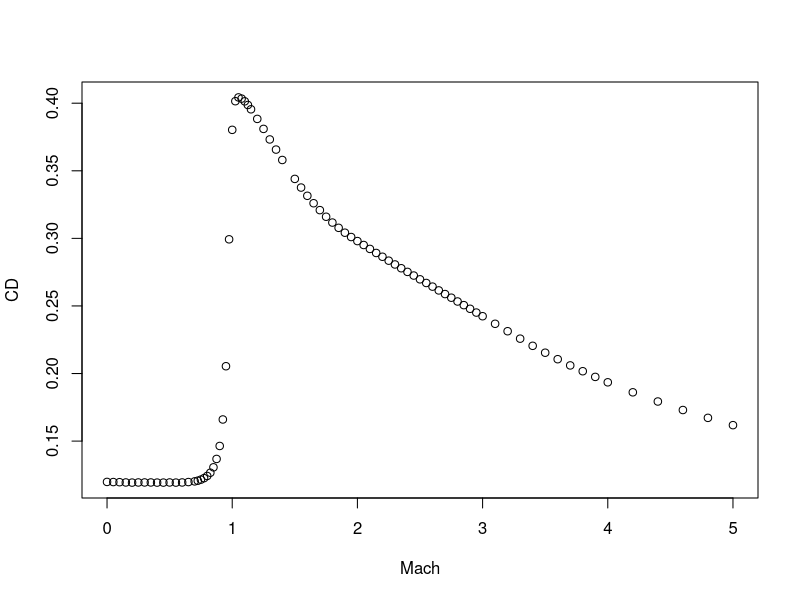
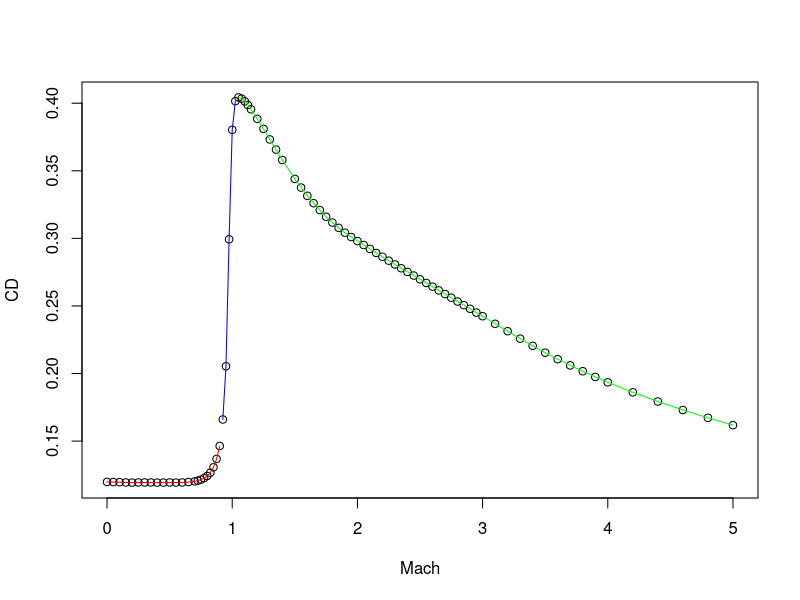
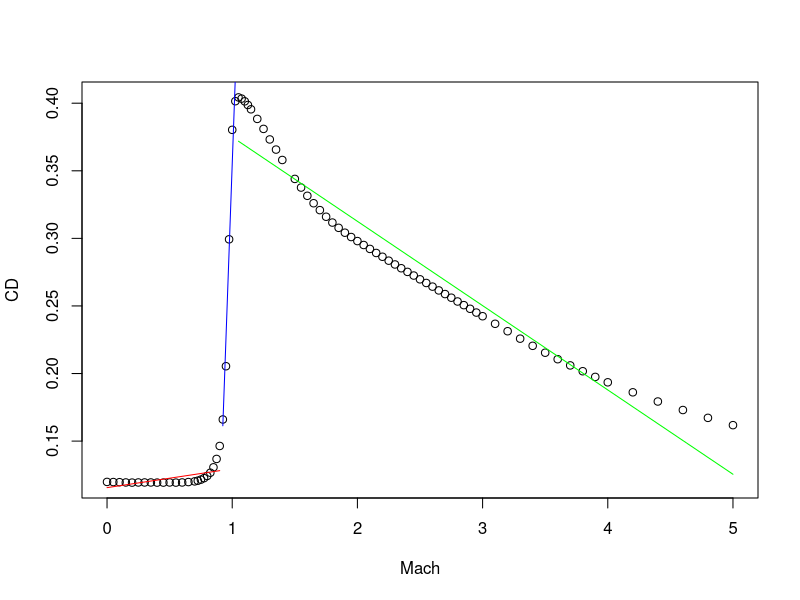
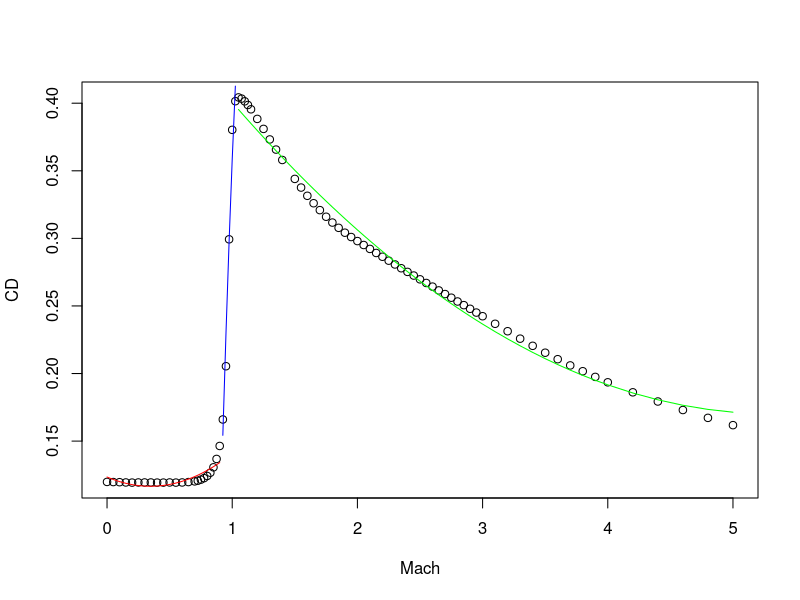
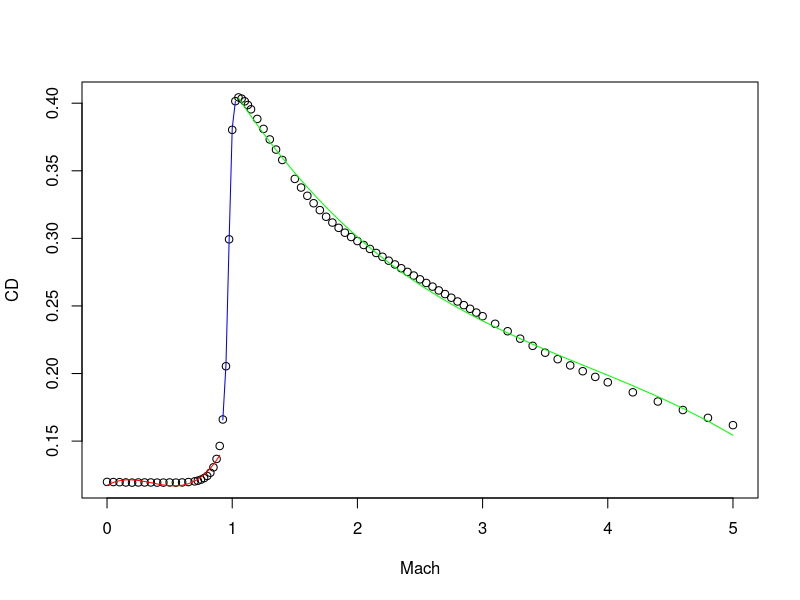
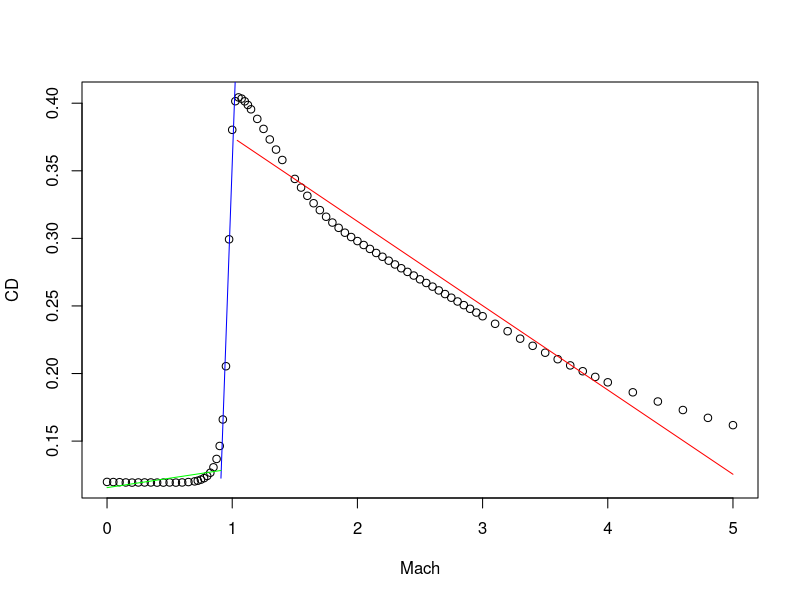
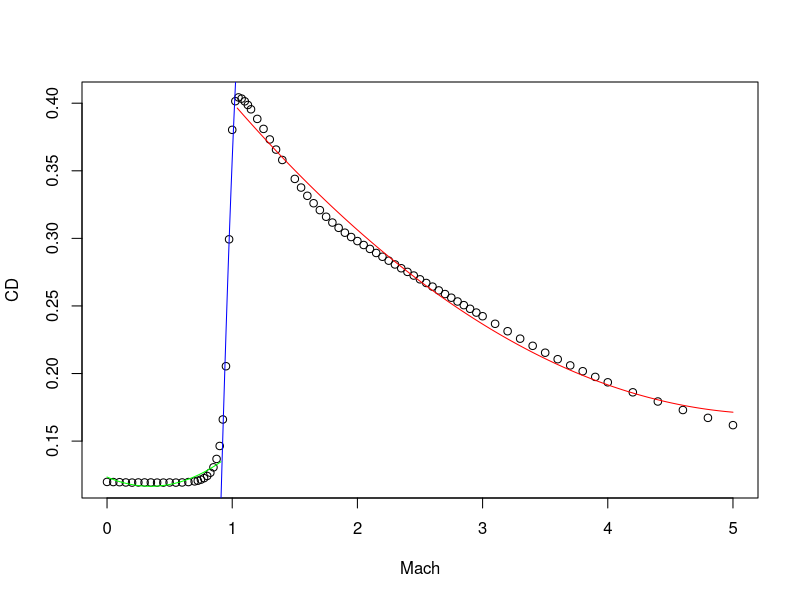
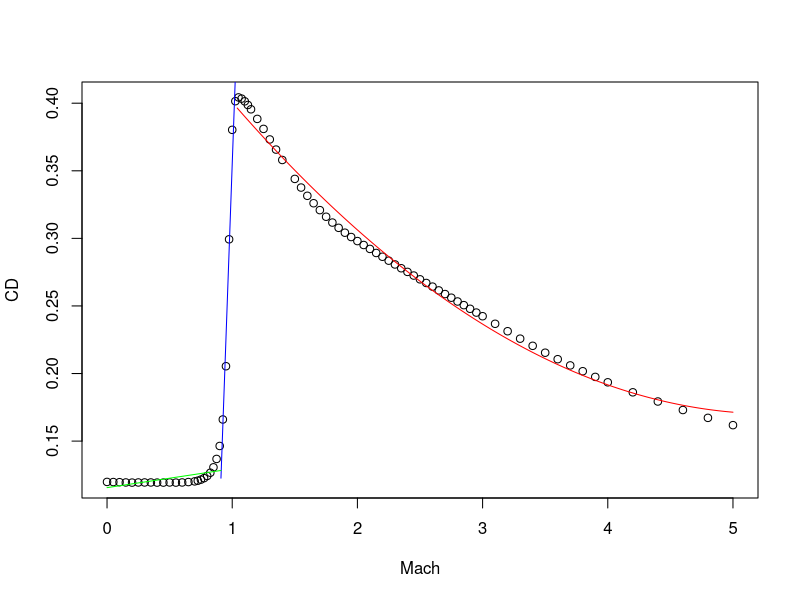

These charts were generated, in order, by the following R code:
## ---- chunk 1
tbl<-read.table("G7 Drag Coefficients.txt", header = TRUE)
## ---- chunk 2
plot(tbl)
## ---- chunk 3
subsonicLimit <- 0.91
supersonicLimit <- 1.04
subsonic<-tbl[tbl$Mach < subsonicLimit,]
transonic<-tbl[tbl$Mach >= subsonicLimit  & tbl$Mach <= supersonicLimit,]
supersonic<-tbl[tbl$Mach > supersonicLimit,]
plot(tbl)
lines(subsonic, col="red")
lines(transonic, col="blue")
lines(supersonic, col="green")
## ---- chunk 4
drawFit <- function(df, fit, color) {
  lines(unlist(df["Mach"]), predict(fit, df["CD"]), col=color)
}
polyFit <- function(df, order) {
  cd <- unlist(df["CD"])
  mach <- poly(unlist(df["Mach"]), order, raw=TRUE)
  lm(cd ~ mach)
}
drawPolyFit <- function(df, order, color) {
  drawFit(df, polyFit(df, order), color)
}
plotOrder <- function(order) {
  plot(tbl)
  drawPolyFit(subsonic, order, "red")
  drawPolyFit(transonic, order, "blue")
  drawPolyFit(supersonic, order, "green")
}
printEquation <- function(df, order) {
  cat("f(x)=")
  c=coef(polyFit(df, order))
  for(i in length(c):1){
    exponent = i-1;
    if (exponent > 1) {
      cat(sprintf("%fx^%g", c[i], i-1))
    } else if (exponent == 1) {
      cat(sprintf("%fx", c[i]))
    } else {
      cat(sprintf("%f", c[i]))
    }
    if(i != 1) {
      cat(" + ");
    }
  }
}
summarizeOrder <- function(order) {
  cat("Subsonic Summary\n")
  cat("----------------\n")
  print(summary(polyFit(subsonic, order)))
  cat("Transonic Summary\n")
  cat("-----------------\n")
  print(summary(polyFit(transonic, order)))
  cat("Supersonic Summary\n");
  cat("------------------\n")
  print(summary(polyFit(supersonic, order)))
  cat("Equations\n")
  cat("---------\n")
  printEquation(subsonic, order)
  cat(sprintf(", x < %f\n", subsonicLimit))
  printEquation(transonic, order)
  cat(sprintf(", %f <= x <= %f\n", subsonicLimit, supersonicLimit))
  printEquation(supersonic, order)
  cat(sprintf(", x > %f\n", supersonicLimit))
}
## ---- chunk 5
plotOrder(1)
summarizeOrder(1)
## ---- chunk 6
plotOrder(2)
summarizeOrder(2)
## ---- chunk 7
plotOrder(3)
summarizeOrder(3)
## ---- chunk 8

# f(x)=0.013966x + 0.115561, x < 0.910000
# f(x)=2.583600x + -2.228510, 0.910000 <= x <= 1.040000
# f(x)=-0.062385x + 0.437386, x > 1.040000

subsonicX=seq(0, subsonicLimit, 0.01)
subsonicCD <- function(x) {
  0.013966*x + 0.115561
}

transonicX=seq(subsonicLimit, supersonicLimit, 0.01)
transonicCD <- function(x) {
  2.583600*x + -2.228510
}

supersonicX=seq(supersonicLimit, max(tbl["Mach"]), 0.01)
supersonicCD <- function(x) {
  -0.062385*x + 0.437386
}

plot(tbl)
lines(supersonicX,supersonicCD(supersonicX), col="red")
lines(transonicX,transonicCD(transonicX), col="blue")
lines(subsonicX,subsonicCD(subsonicX), col="green")
## ---- chunk 9

# f(x)=0.057185x^2 + -0.039590x + 0.123416, x < 0.910000
# f(x)=-5.634286x^2 + 13.570457x + -7.577560, 0.910000 <= x <= 1.040000
# f(x)=0.012365x^2 + -0.131514x + 0.519829, x > 1.040000

subsonicX=seq(0, subsonicLimit, 0.01)
subsonicCD <- function(x) {
  0.057185*x^2 -0.039590*x + 0.123416
}

transonicX=seq(subsonicLimit, supersonicLimit, 0.01)
transonicCD <- function(x) {
  -5.634286*x^2 + 13.570457*x + -7.577560
}

supersonicX=seq(supersonicLimit, max(tbl["Mach"]), 0.01)
supersonicCD <- function(x) {
  0.012365*x^2 + -0.131514*x + 0.519829
}

plot(tbl)
lines(supersonicX,supersonicCD(supersonicX), col="red")
lines(transonicX,transonicCD(transonicX), col="blue")
lines(subsonicX,subsonicCD(subsonicX), col="green")
## ---- chunk 10


subsonicX=seq(0, subsonicLimit, 0.01)
subsonicCD <- function(x) {
  0.013966*x + 0.115561
}

transonicX=seq(subsonicLimit, supersonicLimit, 0.01)
transonicCD <- function(x) {
  2.583600*x + -2.228510
}

supersonicX=seq(supersonicLimit, max(tbl["Mach"]), 0.01)
supersonicCD <- function(x) {
  0.012365*x^2 + -0.131514*x + 0.519829
}

plot(tbl)
lines(supersonicX,supersonicCD(supersonicX), col="red")
lines(transonicX,transonicCD(transonicX), col="blue")
lines(subsonicX,subsonicCD(subsonicX), col="green")
